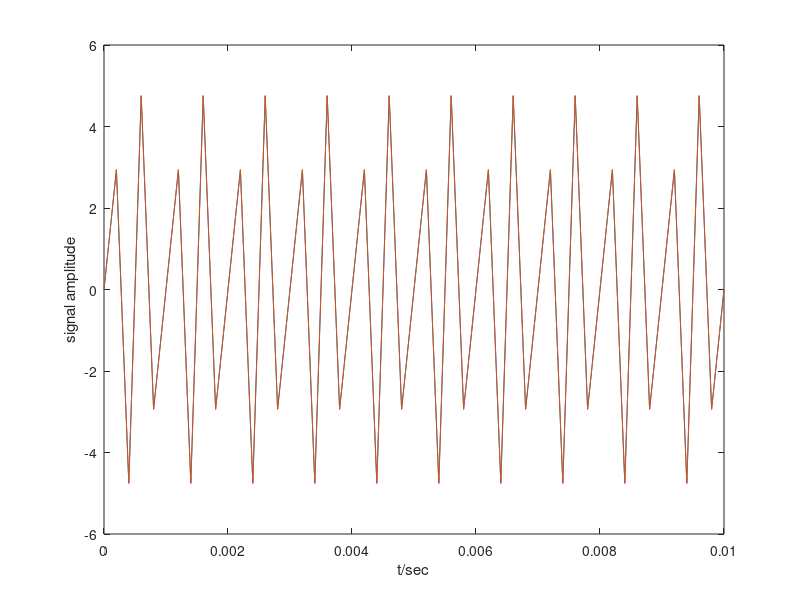
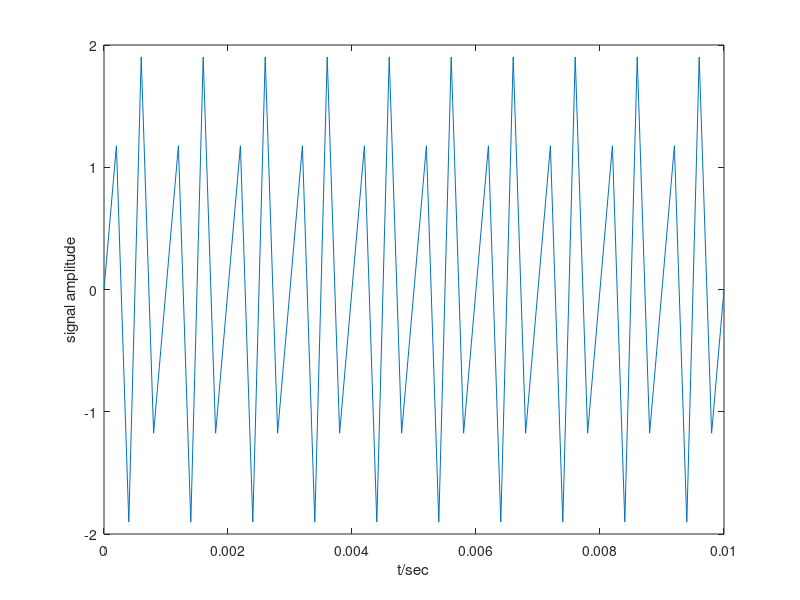
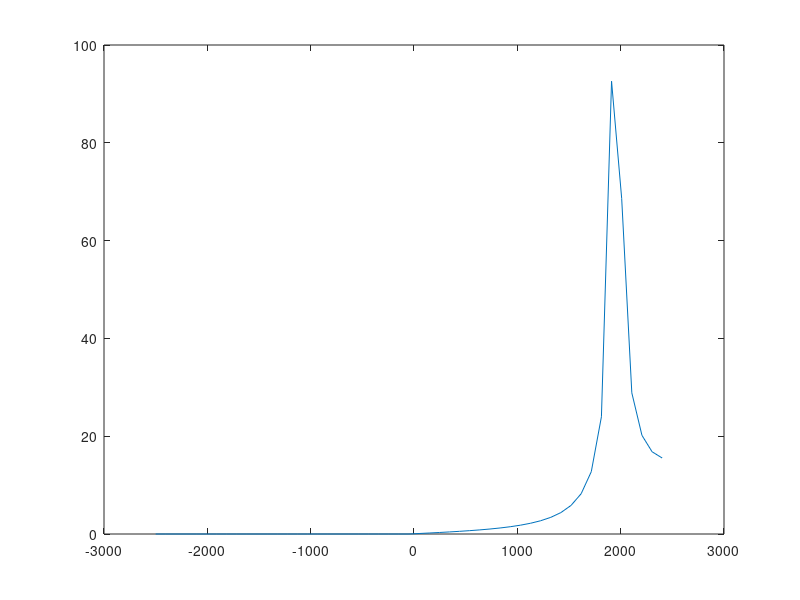
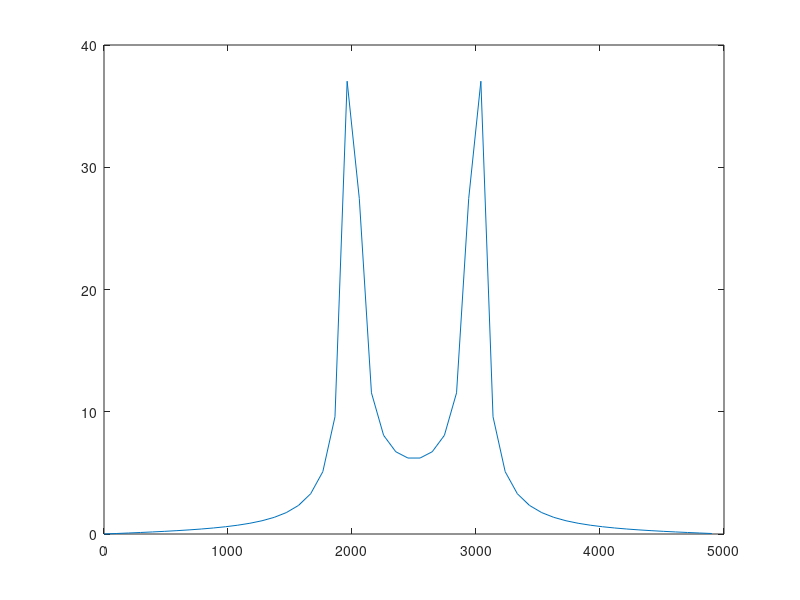

Write the MATLAB code that produced these figures, in order.
clear;
clc;
f1=2000;
f2=3000;
A1=5;
A2=3;
fs=5000;
t=0:1/fs:0.01;
y1=A1*sin(2*pi*f1*t);
y2=A2*sin(2*pi*f2*t);
y3=y1+y2;

%sketch the origin signal
figure("Name","origin signal1");
plot(t,y1);hold;
plot(t,y1);hold;
xlabel("t/sec");
ylabel("signal amplitude")

figure("Name","origin signal2");
plot(t,y3);hold;
xlabel("t/sec");
ylabel("signal amplitude")

%Apply Fast Fourier transform on y3 and y1
y1f=fft(y1);
y3f=fft(y3);

%Get the length of the artix
N1=length(y1f);
N3=length(y3f);

%Make the plot exchage
fx1 = (-N1/2:N1/2-1)*fs/N1;
y1w=fftshift(abs(y1f));

fx3 = (0:N3-1)*fs/N3;
y3w=(abs(y3f));

%Sketch the frequecy of y1
figure("Name","Frequency domain of y1");
y1w(fx1<1e-5)=0;
plot(fx1,y1w);hold;

%Sketch the frequecy of y3
figure("Name","Frequency domain of y3");
%y3w(fx3<1e-5)=0;
plot(fx3,y3w);hold;





